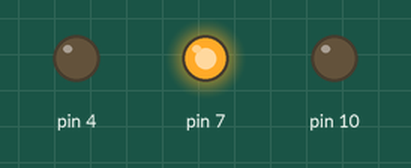
This sketch was run on a simulated Arduino Uno, built with avr-gcc and run on an emulated ATmega328P. On the bench: output pins drawn as LEDs (lit = HIGH).

Above: at 1.5 s.
At 3.5 s:
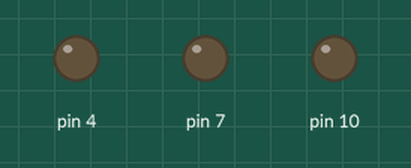
At 5.5 s:
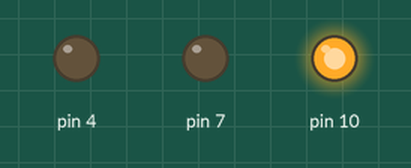
At 9.5 s:
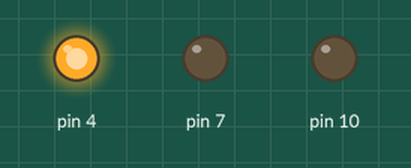
Timing chart, 0 to 15.6 s (numbered marks = the images above):
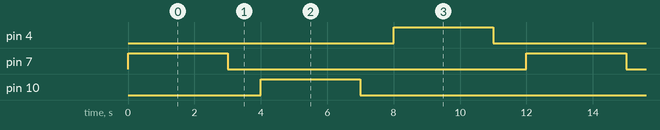

Measured:
- by itself, pin 4, pin 7, pin 10: alternates HIGH for 3.0 s and LOW for 9.0 s
- by itself, everything shown: repeats every 12.0 s, in 6 steps

The sketch:

03_traffic_light.ino
```cpp
void setup()
{
  pinMode(7,OUTPUT);
  pinMode(10,OUTPUT);
  pinMode(4,OUTPUT);
}
void loop()
{
  digitalWrite(7,HIGH);
  delay(3000);
  digitalWrite(7,LOW);
  delay(1000);
  digitalWrite(10,HIGH);
  delay(3000);
  digitalWrite(10,LOW);
  delay(1000);
  digitalWrite(4,HIGH);
  delay(3000);
  digitalWrite(4,LOW);
  delay(1000);
}
```
